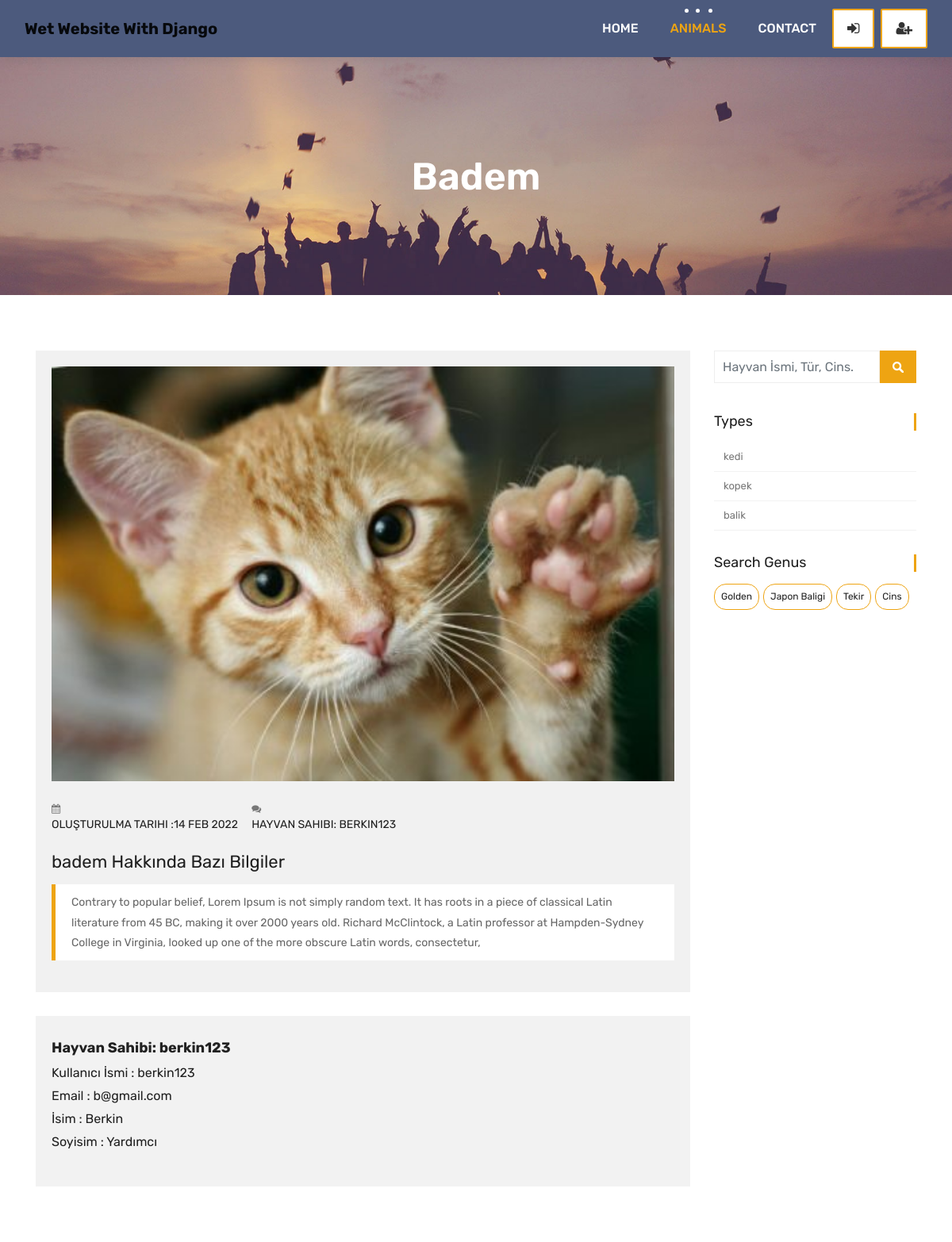
Page /animals/kedi/14 on the committed database.
### animals/models.py (models this page shows, shortened)
class Animal(models.Model):
    owner = models.ForeignKey(User, on_delete=models.CASCADE, related_name='owner')
    type = models.ForeignKey(Type,on_delete=models.DO_NOTHING, related_name='type')
    genus = models.ForeignKey(Genus,on_delete=models.DO_NOTHING, blank=True, null=True)
    followers = models.ManyToManyField(User, blank=True, related_name='animal_follower')
    name = models.CharField(max_length=50)
    age = models.IntegerField()
    available = models.BooleanField(default=True)
    description = models.TextField(blank=True)
    image = models.ImageField(upload_to="animal/%Y/%m/%d/")
    created = models.DateTimeField(auto_now=True)

class Type(models.Model):
    name = models.CharField(max_length=50, null=True)
    slug = models.SlugField(max_length=50, unique=True, null=True)

class Genus(models.Model):
    name = models.CharField(max_length=50, null=True)
    slug = models.SlugField(max_length=50, unique=True, null=True)

### animals/views.py (the view)
# urls.py: path('<slug:type_slug>/<int:animal_id>', views.animal_detail, name="animal_detail"),
def animal_detail(request, type_slug, animal_id):
    current_user = request.user
    animal = Animal.objects.get(type__slug = type_slug, id = animal_id )
    animals = Animal.objects.all().order_by('-created')
    types = Type.objects.all()
    genus = Genus.objects.all()
    if current_user.is_authenticated:
        followed_animals = current_user.animal_follower.all()
    else:
        followed_animals= animals
    context = {'animal': animal,'followed_animals': followed_animals,'types':types,'genus':genus}
    return render(request,'animal_detail.html',context)

### templates/animal_detail.html (shortened to what this page needs)
{% extends 'partials/_base.html'%}
{% load static %}
{% block content %}
<div class="all-title-box">
	<div class="container text-center">
		<h1>{{animal.name}}</span></h1>
	</div>
</div>
<div id="overviews" class="section wb">
	<div class="container">
		<div class="row">
			<div class="col-lg-9 blog-post-single">
				<div class="blog-item">
					<div class="image-blog">
						<img src="{{animal.image.url}}" alt="" class="img-fluid">
					</div>
					<div class="post-content">
						<div class="meta-info-blog">
							<span><i class="fa fa-calendar"></i> <h5>Oluşturulma Tarihi :{{animal.created|date:'d M Y'}}</a></h3></span>
							<span><i class="fa fa-comments"></i> <h5> Hayvan sahibi: {{animal.owner.username}}</h5> </span>
						</div>
						<div class="blog-title">
							<h2> {{animal.name}} Hakkında Bazı Bilgiler</h2>
						</div>
						<div class="blog-desc">
							<blockquote class="default">
								{{animal.description}}
							</blockquote>
						</div>
					</div>
				</div>
				<div class="blog-author">
					<div class="author-bio">
						<h3 class="author_name">
							<h3> <strong><a href="{% url 'user_detail' animal.owner.id %}"> Hayvan Sahibi: {{animal.owner.username}}</a> </strong></h3>
							<h5> Kullanıcı İsmi : {{animal.owner.username}}</h5>
							<h5> Email : {{animal.owner.email}}</h5>
							<h5> İsim : {{animal.owner.first_name}}</h5>
							<h5> Soyisim : {{animal.owner.last_name}}</h5>
					</div>
				</div>
			</div>
			<div class="col-lg-3 col-12 right-single">
				<div class="widget-search">
					<div class="site-search-area">
						<form method="get" id="site-searchform" action="#">
							<div>
								<input class="input-text form-control" name="search-k" id="search-k"
									placeholder="Hayvan İsmi, Tür, Cins." type="text">
								<input id="searchsubmit" value="Search" type="submit">
							</div>
						</form>
					</div>
				</div>
				<div class="widget-categories">
					<h3 class="widget-title">Types</h3>
					<ul>
						{% for type in types %}
						<li><a href="{% url 'animals_by_type' type.slug %}">{{type.name}}</a></li>
						{% endfor %}
					</ul>
				</div>
				<div class="widget-tags">
					<h3 class="widget-title">Search Genus</h3>
					<ul class="tags">
						{% for genu in genus %}
						<li><a href="{% url 'animals_by_genus' genu.slug %}"> {% if genu.slug in request.path %}
								<b>{{genu.name}}</b>
								{% else %}{{genu.name}}{% endif %} </a></li>
						{% endfor %}
					</ul>
				</div>
			</div>
		</div>
	</div>
</div>
{% endblock %}

### static/style.css (style rules this page uses)
body { color: #333333; font-size: 14px; font-family: 'Rubik', sans-serif; line-height: 1.80857; }
html, body { height: 100%; }
a { color: #1f1f1f; text-decoration: none !important; outline: none !important; -webkit-transition: all .3s ease-in-out; -moz-transition: all .3s ease-in-out; -ms-transition: all .3s ease-in-out; -o-transition: all .3s ease-in-out; transition: all .3s ease-in-out; }
h1, h2, h3, h4, h5, h6 { letter-spacing: 0; font-weight: normal; position: relative; padding: 0 0 10px 0; font-weight: normal; line-height: 120% !important; color: #1f1f1f; margin: 0 }
h1 { font-size: 24px }
h2 { font-size: 22px }
h3 { font-size: 18px }
h5 { font-size: 14px }
h1 a, h2 a, h3 a, h4 a, h5 a, h6 a { color: #212121; text-decoration: none!important; opacity: 1 }
a { color: #1f1f1f; text-decoration: none; outline: none; }
a, .btn { text-decoration: none !important; outline: none !important; -webkit-transition: all .3s ease-in-out; -moz-transition: all .3s ease-in-out; -ms-transition: all .3s ease-in-out; -o-transition: all .3s ease-in-out; transition: all .3s ease-in-out; }
blockquote { margin: 20px 0 20px; padding: 30px; }
.section { display: block; position: relative; overflow: hidden; padding: 70px 0; }
.section.wb { background-color: #ffffff; }
.all-title-box { background: url(images/banner.jpg)no-repeat; -webkit-background-size: cover; -moz-background-size: cover; -o-background-size: cover; background-size: cover; background-position: center; min-height: 300px; }
.all-title-box h1 { color: #fff; font-weight: 600; text-transform: capitalize; padding-top: 11%; font-size: 48px; line-height: 0px; }
.blog-item { background: #f1f1f1; padding: 20px; }
.image-blog img { padding: 0 !important; width: 100%; margin: 0 !important; opacity: 1; -ms-filter: "progid:DXImageTransform.Microsoft.Alpha(Opacity=100)"; -moz-opacity: 1; -khtml-opacity: 1; -webkit-transition: all 150ms ease-in-out; -moz-transition: all 150ms ease-in-out; -o-transition: all 150ms ease-in-out; -ms-transition: all 150ms ease-in-out; transition: all 150ms ease-in-out; }
.blog-item .meta-info-blog { margin-top: 25px; padding: 0; text-transform: uppercase; font-size: 12px; font-weight: 300; }
.meta-info-blog > span { display: inline-block; padding-right: 14px; color: #777; }
.blog-title > h2 { margin: 15px 0; padding: 0px; }
blockquote { padding: 10px 20px; margin: 0 0 20px; font-size: 17.5px; border-left: 5px solid #ffffff; }
blockquote.default { border-color: #eea412; color: #666; background: #ffffff; font-size: inherit; }
.blog-author { background: #f2f2f2; overflow: hidden; position: relative; margin-top: 30px; }
.author-bio { display: block; float: left; padding: 20px; position: relative; width: 75%; }
.author-bio h5 { font-size: 16px; }
.right-single .widget-search { margin-bottom: 30px; position: relative; display: inline-block; width: 100%; }
#site-searchform .form-control { border: 1px solid #eee; background-color: #fff; width: 82%; height: 41px; padding: 5px 10px 5px 10px; color: #999; float: left; border-radius: 0; }
#site-searchform #searchsubmit { float: left; width: 18%; height: 41px; cursor: pointer; text-indent: -5555em; line-height: 100; overflow: hidden; background: #eea412 url(images/search-icon.png) no-repeat center 14px; border: 0; transition: all 0.4s ease-in-out; -webkit-transition: all 0.4s ease-in-out; -moz-transition: all 0.4s ease-in-out; -ms-transition: all 0.4s ease-in-out; -o-transition: all 0.4s ease-in-out; }
.widget-categories { margin-bottom: 30px; }
.widget-categories .widget-title { font-size: 18px; font-weight: 400; padding: 0px; margin-bottom: 15px; border-right: 3px solid #eea412; }
.widget-categories ul { list-style: none; margin: 0px; padding: 0px; }
.widget-categories ul li { border-bottom: 1px solid #f2f2f2; font-size: 12px; line-height: 20px; padding: 8px 2px 8px 12px; }
.widget-categories ul li a { color: #777; font-size: 13px; }
.widget-tags .widget-title { font-size: 18px; font-weight: 400; padding: 0px; margin-bottom: 15px; border-right: 3px solid #eea412; }
.widget-tags .tags { list-style: none; margin: 0px; padding: 0px; }
.tags li { float: left; padding: 0px; margin: 0px 5px 5px 0px; list-style-type: none; line-height: 25px; }
.tags li a { border-radius: 15px; border: 1px solid #eea412; color: #212121; text-transform: capitalize; float: left; font-size: 12px; padding: 3px 8px; -webkit-transition: all 0.2s; -moz-transition: all 0.2s; -ms-transition: all 0.2s; -o-transition: all 0.2s; transition: all 0.2s; }

### rows in the picture
Animal: name "Badem", image (picture), created "14 FEB 2022", owner.username "BERKIN123", name "badem", description "Contrary to popular belief, Lorem Ipsum is not simply random text. It has roots in a piece of classical Latin literature from 45 BC, making it over 2000 years old. Richard McClintock, a Latin professor at Hampden-Sydney College in Virginia, looked up one of the more obscure Latin words, consectetur,", owner.username "berkin123", owner.email "b@gmail.com", owner.first_name "Berkin", owner.last_name "Yardımcı"
Type: name "kedi"
Type: name "kopek"
Type: name "balik"
Genus: name "Golden"
Genus: name "Japon Baligi"
Genus: name "Tekir"
Genus: name "Cins"
